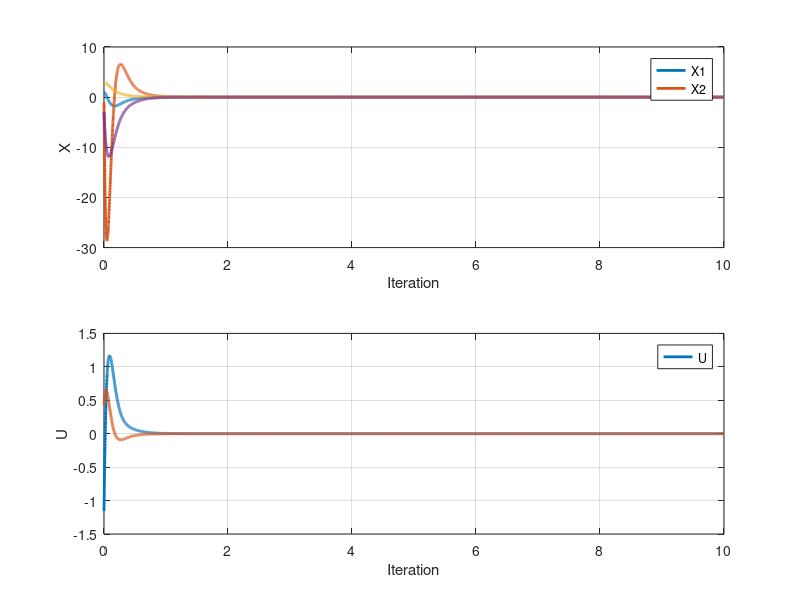

Reproduce this figure in MATLAB.
%% HJB / Riccati LQR implementation extracted from the source DOCX
% Source paragraph range: 206-302.
% The original recursion and indexing are preserved; see EXTRACTION_NOTES.md.

clc;
clear;
close all;
%%
Jm = 1.5; bm = 11;
Js = 2; bs = 15;
ke = 100; be = 1;
kf = 0.1;
td = 0.1;
Km = [-192.71 -21.32];
Ks = [-227.25 -29.894];
Rs = [-13.157 -0.13];
G2 = 1.315;
Rm = [kf*ke kf*be];
Am = [0 1;0 -bm/Jm];
Bm = [0;1/Jm];
Cm = [1;0];
As = [0 1;0 -bs/Js];
Bs = [0;1/Js];
Cs = [1;0];
Ts = 0.001;
Tf = 10;
t = 0:Ts:Tf ;
N = numel(t);
H = [1 0 0 0;0 2 0 0;0 0 3 0;0 0 0 4];
Q = [1 0 0 0;0 2 0 0;0 0 3 0;0 0 0 4];
R = [1 0;0 2];
M = inv(eye(2) - td * td * Bm * (Rm + G2 * Ks) * Bs * Rs);
S = inv(eye(2) - td * td * Bs * Rs * Bm * (Rm + G2 * Ks));
A11 = M * (Am + Bm * Km - td * Bm * (Rm + G2 * Ks) * Bs * Rs);
A12 = M * (Bm * (Rm + G2 * Ks) - td * Bm * (Rm + G2 * Ks) * (As + Bs * Ks));
A21 = S * (Bs * Rs - td * Bs * Rs * (Am + Bm * Km));
A22 = S * (As + Bs * Ks - td * Bs * Rs * Bm * (Rm + G2 * Ks));
B11 = -M * td * Bm * (Rm + G2 * Ks) * Bs;
B12 = M * Bm;
B21 = S * Bs;
B22 = -S * td * Bs * Rs * Bm;
A = [A11 A12;A21 A22];
B = [B11 B12;B21 B22];
P = zeros(4 , 4 , N);
P(:,:,N) = H ;
for k = N-1:-1:2
P(:,:,k-1) = P(: , : , k) + Ts*(Q -P(: , : , k)*B*R^(-1)*B'*P(: , : , k)+P(: , : , k)*A+A'*P(: , : , k)) ;
end
%%%%
P11 = P(1 ,1 ,:);
P12 = P(1,2,:);
P22 = P(2,2,:);
P11 = P11(:);
P12 = P12(:);
P22 = P22(:);
P33 = P(3,3,:);
P33 = P33(:);
P44 = P(4,4,:);
P44 = P44(:);
P13 = P(1,3,:);
P13 = P13(:);
P23 = P(2,3,:);
P23 = P23(:);
P34 = P(3,4,:);
P34 = P34(:);
P14 = P(1,4,:);
P14 = P14(:);
P24 = P(2,4,:);
P24 = P24(:);
%%
x = zeros(4 , N) ; x(: , 1) = [1;-1;3;-3];
u = zeros(2 , N) ;
for i = 1:N-1
u(:,i) = -R^(-1)*B'*P(:,:,i)*x(: ,i);
x(: , i+1) = x(: , i) + Ts*(A*x(: , i) + B*u(:,i));
end
figure(2) ;
subplot(211);
plot(t ,x , 'LineWidth' , 2);
grid on
xlabel('Iteration');
ylabel('X');
legend('X1' , 'X2')
subplot(212);
plot(t ,u , 'LineWidth' , 2);
grid on
xlabel('Iteration');
ylabel('U');
legend('U')
%%% cost
